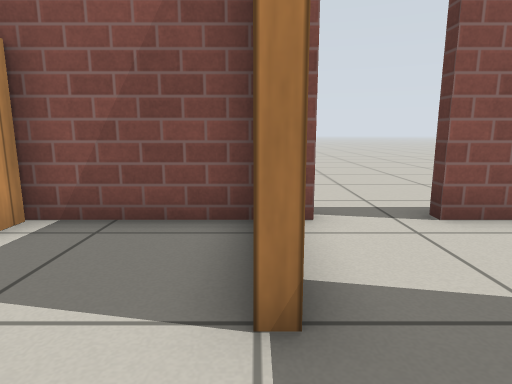
View 1 (above)

18 first-person views from a walk through a robot-simulator world made for Gazebo. The camera is 0.61 m above the floor, tilts 10° down and sees 75° across. The floor is counted in squares, 0.5 m on a side. Each view is taken from the middle of a square. On the plan, view 1 faces up. The plan holds only what a view shows up to about 14 squares ahead; the rest is blank. Simple patterns stand in for the simulator's built-in surfaces. Some stock models are drawn as simple stand-ins.

View 2
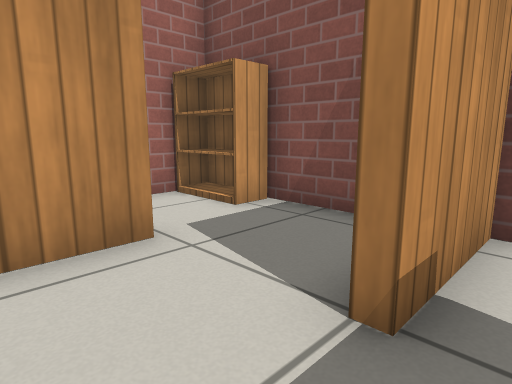

View 3
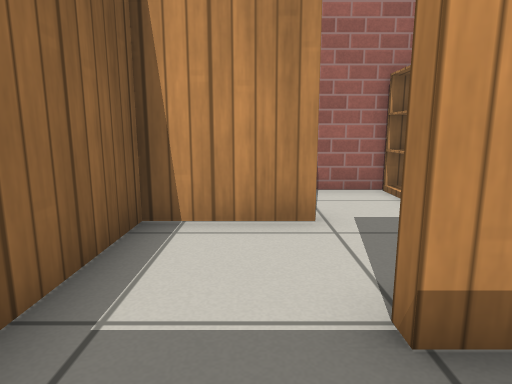

View 4
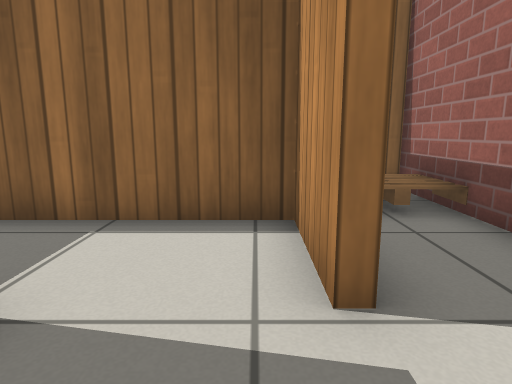

View 5
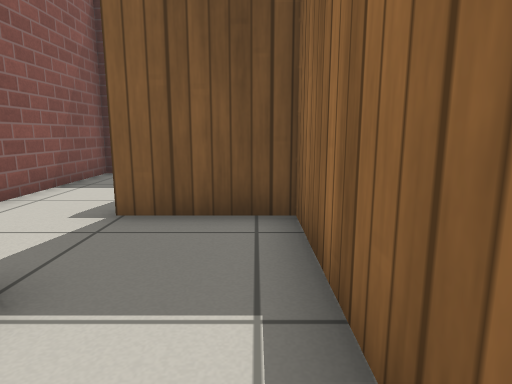

View 6
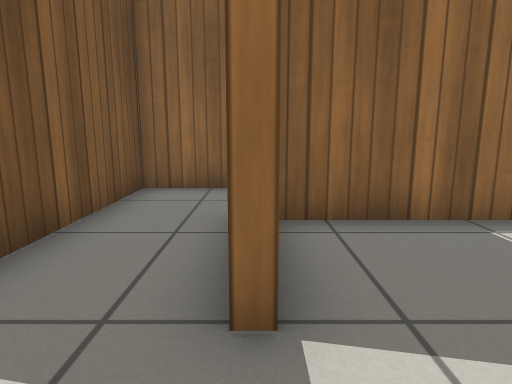

View 7
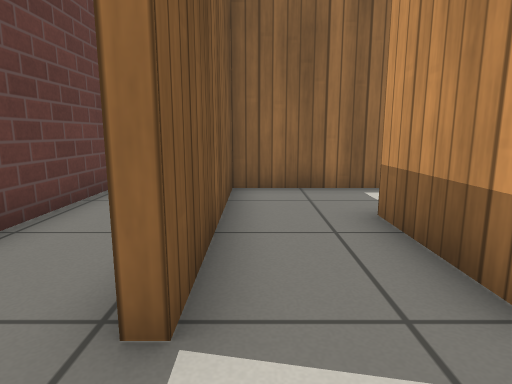

View 8
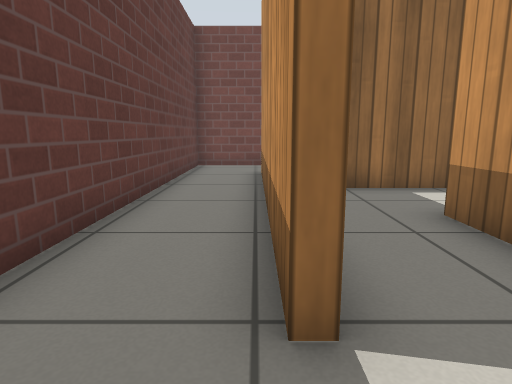

View 9
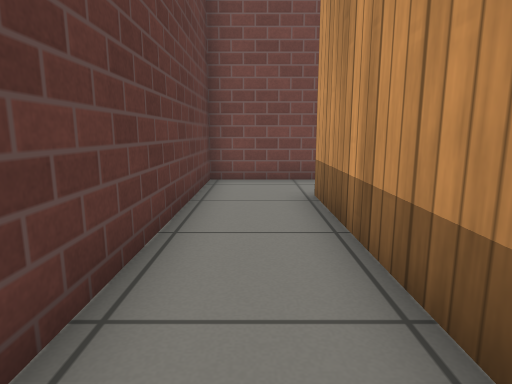

View 10
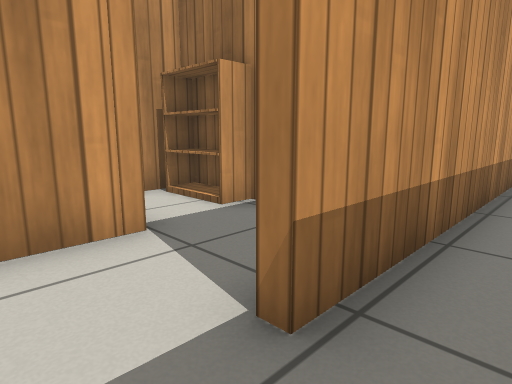

View 11
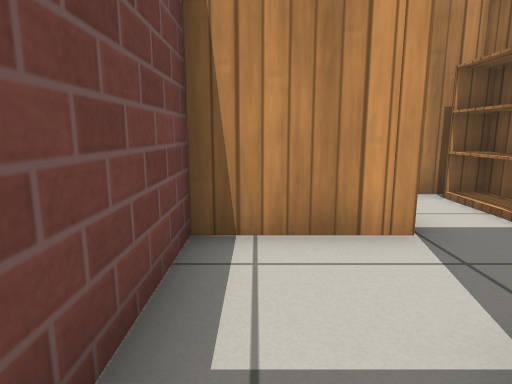

View 12
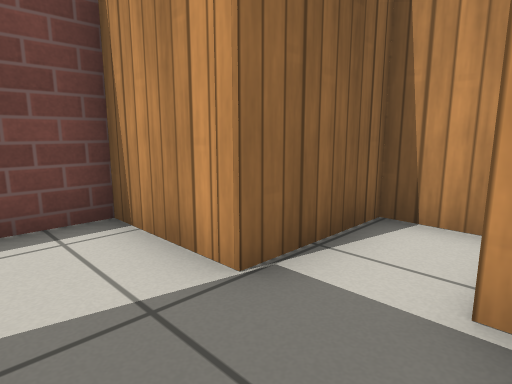

View 13
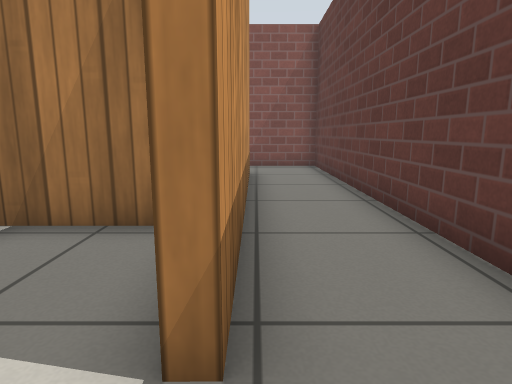

View 14
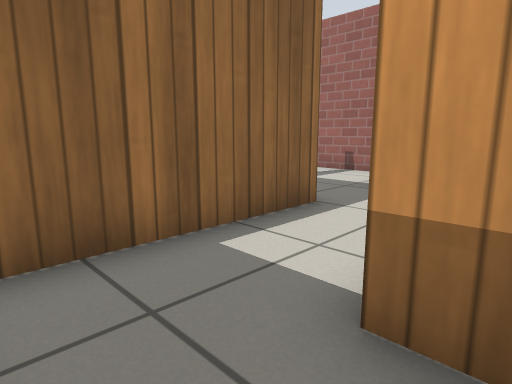

View 15
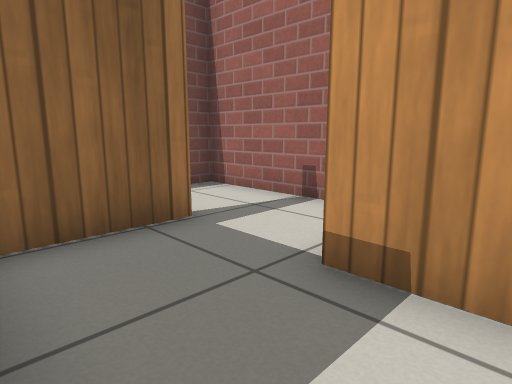

View 16
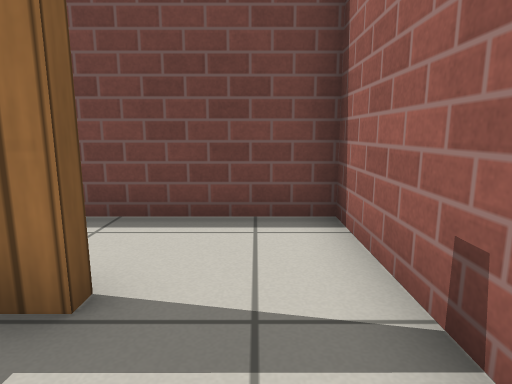

View 17
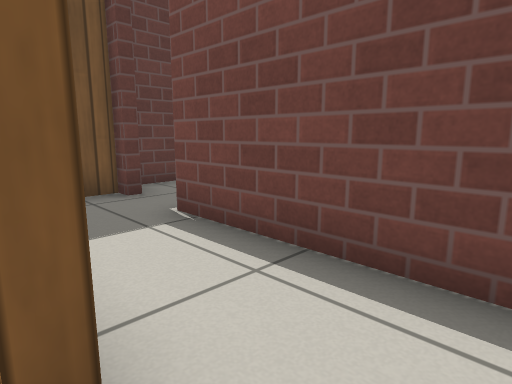

View 18
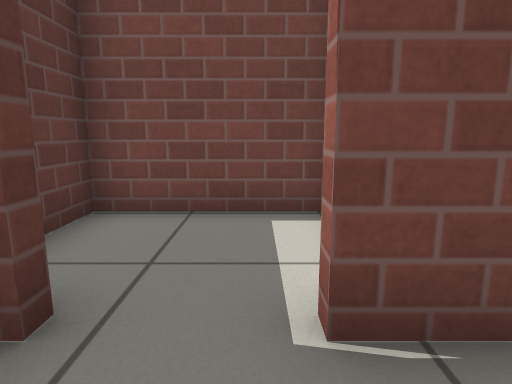

### Floor plan
Points are (right, up) in squares from view 1. A wall is a line through its corners. A room is listed if a view was taken in it or the views show most of it. See-through windows are left out.
Room 1 (views 1, 4, 5)
walls: (0.3, 1.9) (-0.1, 1.9); (-2.5, 1.9) (-2.5, -0.6) (0.4, -0.6); (0, 4.6) (-2.4, 4.6)
ways out: opening at (0, 0.5) to room 2; opening at (-3, 3) to room 10
Room 2 (views 2, 3)
walls: (0.4, -0.6) (2.9, -0.6) (2.9, 2.2)
ways out: opening at (0, 0.5) to room 1; opening at (1.5, 2) to room 3
Room 3 (view 6)
walls: (2.9, 2.2) (3.3, 2.2); (0.9, 4.6) (0.3, 4.6) (0.3, 1.9); (3.6, 4.6) (2.6, 4.6)
ways out: opening at (1.5, 2) to room 2; opening at (3, 3.5) to room 4; open door at (1.5, 5)
Room 4 (views 7, 14)
walls: (3.1, 1.9) (3.1, -1); (5.5, 4.6) (3.6, 4.6); (1.5, -3.4) (5.5, -3.4) (5.5, 2.2)
ways out: opening at (3, 3.5) to room 3; opening at (6, 3.5) to room 5; opening at (2.5, -2) to room 7
Room 5 (views 8, 9, 10, 11, 13)
walls: (5.5, 2.2) (5.8, 2.2) (5.8, -6.5); (5.5, -8.8) (8.2, -8.8) (8.2, 4.6) (5.5, 4.6)
ways out: opening at (6, 3.5) to room 4; opening at (6, -7.5) to room 12
Room 6 (view 12)
walls: (4.8, -3.7) (2.8, -3.7)
ways out: opening at (2.5, -4.5) to room 7; opening at (4.5, -6) to room 12
Room 7 (view 15)
walls: (0.3, -4.1) (0.3, -6.1) (3.1, -6.1); (0, -3.4) (1.5, -3.4)
ways out: opening at (2.5, -2) to room 4; opening at (2.5, -4.5) to room 6; opening at (0, -2.5) to room 8
objects: bookshelf (1, -4) to (2, -4)
Room 8 (views 16, 17)
walls: (-2.5, -2.1) (-2.5, -3.7); (-2.7, -6.5) (-2.7, -6.1) (-0.4, -6.1); (-5.2, -4.9) (-5.2, -6.6)
ways out: opening at (0, -2.5) to room 7; opening at (-3.5, -6) to room 9
Room 9 (view 18)
walls: (-5.2, -6.6) (-5.2, -8.8) (0.6, -8.8); (2.9, -8.8) (2.9, -8.1)
ways out: opening at (-3.5, -6) to room 8; open door at (1.5, -9) to room 11
Room 10 (no view inside)
walls: (-5.2, 0) (-5.2, -3.4) (-4.8, -3.4); (-5.2, 3.9) (-5.2, 2.2); (-2.4, 4.6) (-3.4, 4.6)
ways out: opening at (-3, 3) to room 1
objects: pallet (-5, -2) to (-4, -1); bookshelf (-4, 4) to (-3, 4)
Room 11 (no view inside)
walls: (-0.1, -12.2) (3.6, -12.2) (3.6, -9.6)
ways out: open door at (1.5, -9) to room 9
Room 12 (no view inside)
walls: (3.1, -6.1) (3.1, -8.8) (5.5, -8.8); (5.8, -6.5) (5.4, -6.5)
ways out: opening at (6, -7.5) to room 5; opening at (4.5, -6) to room 6

Positions as (right, up) in squares from view 1, and headings:
1: (0, 0), facing up
2: (1, 0), facing up-left
3: (2, 1), facing left
4: (-2, 4), facing down
5: (-2, 0), facing right
6: (3, 4), facing down
7: (5, 4), facing down
8: (6, 4), facing down
9: (7, 0), facing down
10: (7, -8), facing up-left
11: (7, -8), facing left
12: (5, -4), facing down-left
13: (6, -8), facing up
14: (5, 0), facing down-left
15: (0, -2), facing down-left
16: (-4, -4), facing down
17: (-4, -6), facing down-right
18: (1, -7), facing down
